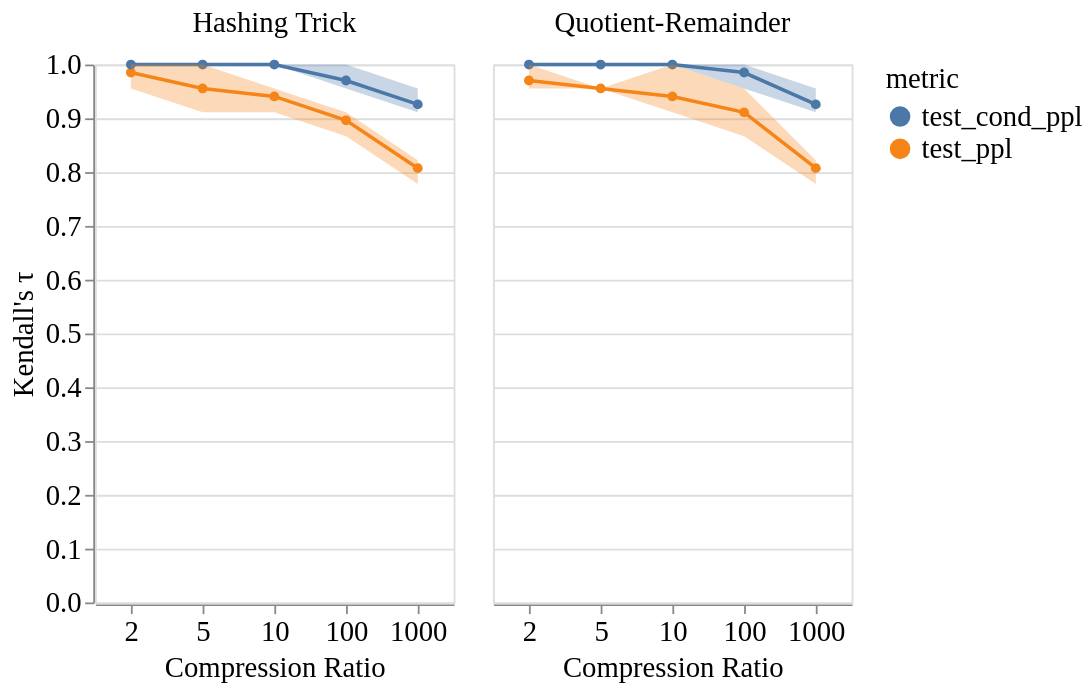

Source (notebook cell):
### Code cell
import pandas as pd
from scipy.stats import spearmanr
from itertools import combinations

import pandas as pd
from scipy.stats import kendalltau
from itertools import combinations

def compute_rank_correlation(df):    
    results = []
    
    for metric in ["test_ppl", "test_cond_ppl"]:
        for embedding in df['embedding'].unique():
            for random_state in df['random_state'].unique():
            
                embedding_data = df[(df['embedding'] == embedding) & (df['random_state'] == random_state)]
                
                # Create ranking matrix for this embedding
                rank_matrix = embedding_data.pivot(index="model", columns="compression_rate", values=metric)
                rank_matrix = rank_matrix.rank(ascending=True)
        
                # Remove models not in all compression rates
                rank_matrix = rank_matrix.dropna()
                
                for rate in sorted(rank_matrix.columns):
                    if rate != "Full":
                        corr, _ = kendalltau(rank_matrix["Full"], rank_matrix[rate])
                        results.append({"embedding": embedding, "random_state": random_state, "metric": metric, "compression_rate": rate, "correlation": corr})
    
    return pd.DataFrame(results)

#correlation_df = compute_rank_correlation(df[~df.model.isin(["GCTR", "RCTR"])])
correlation_df = compute_rank_correlation(df)

(alt.Chart(correlation_df, width=200).mark_line(point=True).encode(
    x=alt.X("compression_rate", title="Compression Ratio", sort=["2", "5", "10", "100", "1000"]).axis(labelAngle=0),
    y=alt.Y("mean(correlation)", title="Kendall's τ"),
    color=alt.Color("metric"),
) + alt.Chart(correlation_df, width=200).mark_errorband(extent="ci").encode(
    x=alt.X("compression_rate", title="Compression Ratio", sort=["2", "5", "10", "100", "1000"]).axis(labelAngle=0),
    y=alt.Y("correlation", title="Kendall's τ"),
    color=alt.Color("metric"),
)).facet(column=alt.Column("embedding", title=""))

### Figure 1 — Vega-Lite specification as saved in the notebook (floating-point values rounded to 4 significant figures)
{"config": {"title": {"font": "serif", "fontWeight": "normal", "fontSize": 16}, "axis": {"titleFont": "serif", "titleFontWeight": "normal", "titleFontSize": 16, "labelFont": "serif", "labelFontWeight": "normal", "labelFontSize": 16}, "headerColumn": {"titleFont": "serif", "titleFontWeight": "normal", "titleFontSize": 16, "labelFont": "serif", "labelFontWeight": "normal", "labelFontSize": 16}, "headerRow": {"titleFont": "serif", "titleFontWeight": "normal", "titleFontSize": 16, "labelFont": "serif", "labelFontWeight": "normal", "labelFontSize": 16}, "legend": {"titleFont": "serif", "titleFontWeight": "normal", "titleFontSize": 16, "labelFont": "serif", "labelFontWeight": "normal", "labelFontSize": 16}, "text": {"font": "serif", "fontSize": 14}}, "data": {"name": "data-0b2af1281fa8481e19e3dcd99ffa4f12"}, "facet": {"column": {"field": "embedding", "title": "", "type": "nominal"}}, "spec": {"layer": [{"mark": {"type": "line", "point": true}, "encoding": {"color": {"field": "metric", "type": "nominal"}, "x": {"axis": {"labelAngle": 0}, "field": "compression_rate", "sort": ["2", "5", "10", "100", "1000"], "title": "Compression Ratio", "type": "nominal"}, "y": {"aggregate": "mean", "field": "correlation", "title": "Kendall's τ", "type": "quantitative"}}}, {"mark": {"type": "errorband", "extent": "ci"}, "encoding": {"color": {"field": "metric", "type": "nominal"}, "x": {"axis": {"labelAngle": 0}, "field": "compression_rate", "sort": ["2", "5", "10", "100", "1000"], "title": "Compression Ratio", "type": "nominal"}, "y": {"field": "correlation", "title": "Kendall's τ", "type": "quantitative"}}}], "width": 200}, "$schema": "https://vega.github.io/schema/vega-lite/v5.20.1.json", "datasets": {"data-0b2af1281fa8481e19e3dcd99ffa4f12": [{"embedding": "Hashing Trick", "random_state": 1, "metric": "test_ppl", "compression_rate": "10", "correlation": 0.9556}, {"embedding": "Hashing Trick", "random_state": 1, "metric": "test_ppl", "compression_rate": "100", "correlation": 0.9111}, {"embedding": "Hashing Trick", "random_state": 1, "metric": "test_ppl", "compression_rate": "1000", "correlation": 0.8222}, {"embedding": "Hashing Trick", "random_state": 1, "metric": "test_ppl", "compression_rate": "2", "correlation": 1.0}, {"embedding": "Hashing Trick", "random_state": 1, "metric": "test_ppl", "compression_rate": "5", "correlation": 1.0}, {"embedding": "Hashing Trick", "random_state": 2, "metric": "test_ppl", "compression_rate": "10", "correlation": 0.9111}, {"embedding": "Hashing Trick", "random_state": 2, "metric": "test_ppl", "compression_rate": "100", "correlation": 0.8667}, {"embedding": "Hashing Trick", "random_state": 2, "metric": "test_ppl", "compression_rate": "1000", "correlation": 0.7778}, {"embedding": "Hashing Trick", "random_state": 2, "metric": "test_ppl", "compression_rate": "2", "correlation": 0.9556}, {"embedding": "Hashing Trick", "random_state": 2, "metric": "test_ppl", "compression_rate": "5", "correlation": 0.9111}, {"embedding": "Hashing Trick", "random_state": 3, "metric": "test_ppl", "compression_rate": "10", "correlation": 0.9556}, {"embedding": "Hashing Trick", "random_state": 3, "metric": "test_ppl", "compression_rate": "100", "correlation": 0.9111}, {"embedding": "Hashing Trick", "random_state": 3, "metric": "test_ppl", "compression_rate": "1000", "correlation": 0.8222}, {"embedding": "Hashing Trick", "random_state": 3, "metric": "test_ppl", "compression_rate": "2", "correlation": 1.0}, {"embedding": "Hashing Trick", "random_state": 3, "metric": "test_ppl", "compression_rate": "5", "correlation": 0.9556}, {"embedding": "Quotient-Remainder", "random_state": 1, "metric": "test_ppl", "compression_rate": "10", "correlation": 1.0}, {"embedding": "Quotient-Remainder", "random_state": 1, "metric": "test_ppl", "compression_rate": "100", "correlation": 0.9111}, {"embedding": "Quotient-Remainder", "random_state": 1, "metric": "test_ppl", "compression_rate": "1000", "correlation": 0.8222}, {"embedding": "Quotient-Remainder", "random_state": 1, "metric": "test_ppl", "compression_rate": "2", "correlation": 0.9556}, {"embedding": "Quotient-Remainder", "random_state": 1, "metric": "test_ppl", "compression_rate": "5", "correlation": 0.9556}, {"embedding": "Quotient-Remainder", "random_state": 2, "metric": "test_ppl", "compression_rate": "10", "correlation": 0.9111}, {"embedding": "Quotient-Remainder", "random_state": 2, "metric": "test_ppl", "compression_rate": "100", "correlation": 0.8667}, {"embedding": "Quotient-Remainder", "random_state": 2, "metric": "test_ppl", "compression_rate": "1000", "correlation": 0.7778}, {"embedding": "Quotient-Remainder", "random_state": 2, "metric": "test_ppl", "compression_rate": "2", "correlation": 0.9556}, {"embedding": "Quotient-Remainder", "random_state": 2, "metric": "test_ppl", "compression_rate": "5", "correlation": 0.9556}, {"embedding": "Quotient-Remainder", "random_state": 3, "metric": "test_ppl", "compression_rate": "10", "correlation": 0.9111}, {"embedding": "Quotient-Remainder", "random_state": 3, "metric": "test_ppl", "compression_rate": "100", "correlation": 0.9556}, {"embedding": "Quotient-Remainder", "random_state": 3, "metric": "test_ppl", "compression_rate": "1000", "correlation": 0.8222}, {"embedding": "Quotient-Remainder", "random_state": 3, "metric": "test_ppl", "compression_rate": "2", "correlation": 1.0}, {"embedding": "Quotient-Remainder", "random_state": 3, "metric": "test_ppl", "compression_rate": "5", "correlation": 0.9556}, {"embedding": "Hashing Trick", "random_state": 1, "metric": "test_cond_ppl", "compression_rate": "10", "correlation": 1.0}, {"embedding": "Hashing Trick", "random_state": 1, "metric": "test_cond_ppl", "compression_rate": "100", "correlation": 0.9556}, {"embedding": "Hashing Trick", "random_state": 1, "metric": "test_cond_ppl", "compression_rate": "1000", "correlation": 0.9111}, {"embedding": "Hashing Trick", "random_state": 1, "metric": "test_cond_ppl", "compression_rate": "2", "correlation": 1.0}, {"embedding": "Hashing Trick", "random_state": 1, "metric": "test_cond_ppl", "compression_rate": "5", "correlation": 1.0}, {"embedding": "Hashing Trick", "random_state": 2, "metric": "test_cond_ppl", "compression_rate": "10", "correlation": 1.0}, {"embedding": "Hashing Trick", "random_state": 2, "metric": "test_cond_ppl", "compression_rate": "100", "correlation": 1.0}, {"embedding": "Hashing Trick", "random_state": 2, "metric": "test_cond_ppl", "compression_rate": "1000", "correlation": 0.9556}, {"embedding": "Hashing Trick", "random_state": 2, "metric": "test_cond_ppl", "compression_rate": "2", "correlation": 1.0}, {"embedding": "Hashing Trick", "random_state": 2, "metric": "test_cond_ppl", "compression_rate": "5", "correlation": 1.0}, {"embedding": "Hashing Trick", "random_state": 3, "metric": "test_cond_ppl", "compression_rate": "10", "correlation": 1.0}, {"embedding": "Hashing Trick", "random_state": 3, "metric": "test_cond_ppl", "compression_rate": "100", "correlation": 0.9556}, {"embedding": "Hashing Trick", "random_state": 3, "metric": "test_cond_ppl", "compression_rate": "1000", "correlation": 0.9111}, {"embedding": "Hashing Trick", "random_state": 3, "metric": "test_cond_ppl", "compression_rate": "2", "correlation": 1.0}, {"embedding": "Hashing Trick", "random_state": 3, "metric": "test_cond_ppl", "compression_rate": "5", "correlation": 1.0}, {"embedding": "Quotient-Remainder", "random_state": 1, "metric": "test_cond_ppl", "compression_rate": "10", "correlation": 1.0}, {"embedding": "Quotient-Remainder", "random_state": 1, "metric": "test_cond_ppl", "compression_rate": "100", "correlation": 0.9556}, {"embedding": "Quotient-Remainder", "random_state": 1, "metric": "test_cond_ppl", "compression_rate": "1000", "correlation": 0.9111}, {"embedding": "Quotient-Remainder", "random_state": 1, "metric": "test_cond_ppl", "compression_rate": "2", "correlation": 1.0}, {"embedding": "Quotient-Remainder", "random_state": 1, "metric": "test_cond_ppl", "compression_rate": "5", "correlation": 1.0}, {"embedding": "Quotient-Remainder", "random_state": 2, "metric": "test_cond_ppl", "compression_rate": "10", "correlation": 1.0}, {"embedding": "Quotient-Remainder", "random_state": 2, "metric": "test_cond_ppl", "compression_rate": "100", "correlation": 1.0}, {"embedding": "Quotient-Remainder", "random_state": 2, "metric": "test_cond_ppl", "compression_rate": "1000", "correlation": 0.9556}, {"embedding": "Quotient-Remainder", "random_state": 2, "metric": "test_cond_ppl", "compression_rate": "2", "correlation": 1.0}, {"embedding": "Quotient-Remainder", "random_state": 2, "metric": "test_cond_ppl", "compression_rate": "5", "correlation": 1.0}, {"embedding": "Quotient-Remainder", "random_state": 3, "metric": "test_cond_ppl", "compression_rate": "10", "correlation": 1.0}, {"embedding": "Quotient-Remainder", "random_state": 3, "metric": "test_cond_ppl", "compression_rate": "100", "correlation": 1.0}, {"embedding": "Quotient-Remainder", "random_state": 3, "metric": "test_cond_ppl", "compression_rate": "1000", "correlation": 0.9111}, {"embedding": "Quotient-Remainder", "random_state": 3, "metric": "test_cond_ppl", "compression_rate": "2", "correlation": 1.0}, {"embedding": "Quotient-Remainder", "random_state": 3, "metric": "test_cond_ppl", "compression_rate": "5", "correlation": 1.0}]}}
